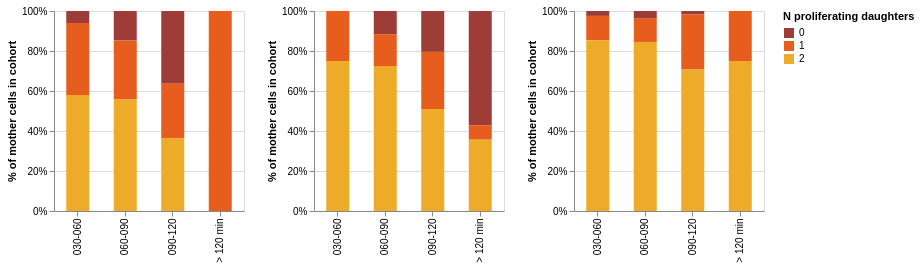

The notebook cell saved with this chart:
### Code cell
get_counts(df_ctrl75, name = "siCtrl_75nM")

get_counts(df_augminCtrl, name = "siHAUS6_siCtrl")

get_counts(df_augminUSP[df_augminUSP.Number_of_daughters_in_mitosis < 3], name = "siHAUS6_siUSP28")

getstatistics(get_chi2_dataframe(df_ctrl75[df_ctrl75.Metaphase_arrested != "000-030 min"]), name = "siCtrl_75nM")

getstatistics(get_chi2_dataframe(df_augminCtrl[df_augminCtrl.Metaphase_arrested != "000-030 min"]), name = "siHAUS6_siCtrl")

getstatistics(get_chi2_dataframe(df_augminUSP[(df_augminUSP.Metaphase_arrested != "000-030 min") & (df_augminUSP.Number_of_daughters_in_mitosis < 3)]), name = "siHAUS6_siUSP28")

df_1 = df_ctrl75[df_ctrl75.Metaphase_arrested != "000-030 min"]
df_2 = df_augminCtrl[df_augminCtrl.Metaphase_arrested != "000-030 min"]
df_3 = df_augminUSP[df_augminUSP.Metaphase_arrested != "000-030 min"]

df_export = pd.concat([df_1, df_2, df_3])
df_export[["Dataset", "Condition", "Metaphase_arrested", "Number_of_daughters_in_mitosis"]].to_csv(root + "Statistics/Figure7E_SourceData.csv")


plot_daughter_fate(df_ctrl75[df_ctrl75.Metaphase_arrested != "000-030 min"]) |\
plot_daughter_fate(df_augminCtrl[df_augminCtrl.Metaphase_arrested != "000-030 min"]) |\
plot_daughter_fate(df_augminUSP[(df_augminUSP.Metaphase_arrested != "000-030 min") & (df_augminUSP.Number_of_daughters_in_mitosis < 3)])
